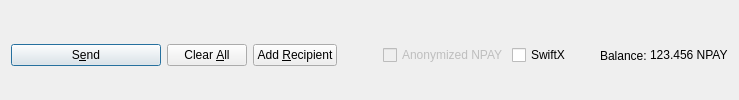
         <widget class="QFrame" name="frame_Send">
          <layout class="QHBoxLayout" name="horizontalLayout">
           <property name="bottomMargin">
            <number>0</number>
           </property>
           <item>
            <widget class="QPushButton" name="sendButton">
             <property name="minimumSize">
              <size>
               <width>150</width>
               <height>0</height>
              </size>
             </property>
             <property name="toolTip">
              <string>Confirm the send action</string>
             </property>
             <property name="text">
              <string>S&amp;end</string>
             </property>
             <property name="icon">
              <iconset resource="../npaynetwork.qrc">
               <normaloff>:/icons/send</normaloff>:/icons/send</iconset>
             </property>
             <property name="autoDefault">
              <bool>false</bool>
             </property>
             <property name="default">
              <bool>true</bool>
             </property>
            </widget>
           </item>
           <item>
            <widget class="QPushButton" name="clearButton">
             <property name="sizePolicy">
              <sizepolicy hsizetype="Minimum" vsizetype="Fixed">
               <horstretch>0</horstretch>
               <verstretch>0</verstretch>
              </sizepolicy>
             </property>
             <property name="toolTip">
              <string>Clear all fields of the form.</string>
             </property>
             <property name="text">
              <string>Clear &amp;All</string>
             </property>
             <property name="icon">
              <iconset resource="../npaynetwork.qrc">
               <normaloff>:/icons/remove</normaloff>:/icons/remove</iconset>
             </property>
             <property name="autoDefault">
              <bool>false</bool>
             </property>
            </widget>
           </item>
           <item>
            <widget class="QPushButton" name="addButton">
             <property name="toolTip">
              <string>Send to multiple recipients at once</string>
             </property>
             <property name="text">
              <string>Add &amp;Recipient</string>
             </property>
             <property name="icon">
              <iconset resource="../npaynetwork.qrc">
               <normaloff>:/icons/add</normaloff>:/icons/add</iconset>
             </property>
             <property name="autoDefault">
              <bool>false</bool>
             </property>
            </widget>
           </item>
           <item>
            <spacer name="horizontalSpacer">
             <property name="orientation">
              <enum>Qt::Horizontal</enum>
             </property>
             <property name="sizeHint" stdset="0">
              <size>
               <width>40</width>
               <height>20</height>
              </size>
             </property>
            </spacer>
           </item>
           <item>
            <layout class="QHBoxLayout" name="horizontalLayout_2">
             <property name="spacing">
              <number>3</number>
             </property>
             <item>
              <widget class="QCheckBox" name="checkzNPAY">
               <property name="enabled">
                <bool>false</bool>
               </property>
               <property name="text">
                <string>Anonymized NPAY</string>
               </property>
              </widget>
             </item>
             <item>
              <widget class="QCheckBox" name="checkSwiftTX">
               <property name="enabled">
                <bool>true</bool>
               </property>
               <property name="minimumSize">
                <size>
                 <width>85</width>
                 <height>0</height>
                </size>
               </property>
               <property name="text">
                <string>SwiftX</string>
               </property>
              </widget>
             </item>
             <item>
              <widget class="QLabel" name="label">
               <property name="text">
                <string>Balance:</string>
               </property>
              </widget>
             </item>
             <item>
              <widget class="QLabel" name="labelBalance">
               <property name="sizePolicy">
                <sizepolicy hsizetype="Preferred" vsizetype="Fixed">
                 <horstretch>0</horstretch>
                 <verstretch>0</verstretch>
                </sizepolicy>
               </property>
               <property name="cursor">
                <cursorShape>IBeamCursor</cursorShape>
               </property>
               <property name="text">
                <string notr="true">123.456 NPAY</string>
               </property>
               <property name="textInteractionFlags">
                <set>Qt::LinksAccessibleByMouse|Qt::TextSelectableByKeyboard|Qt::TextSelectableByMouse</set>
               </property>
              </widget>
             </item>
            </layout>
           </item>
          </layout>
         </widget>
